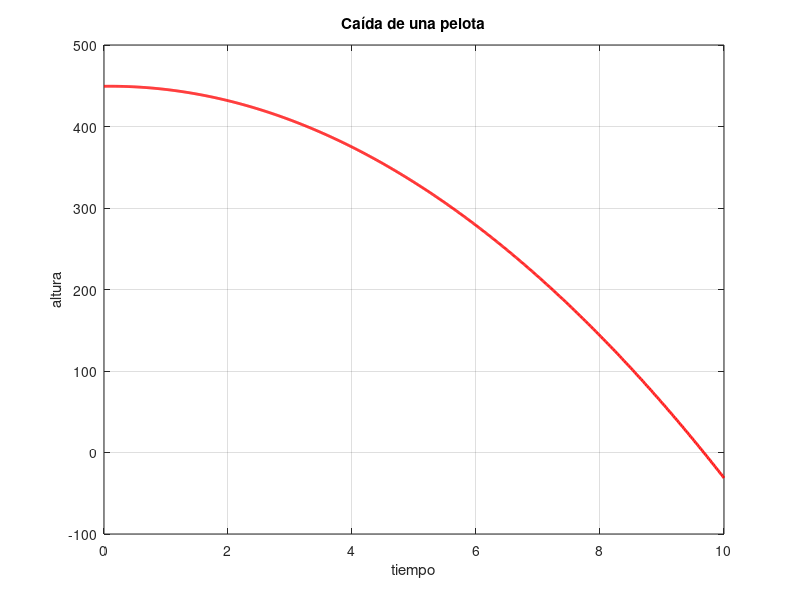

MATLAB code to generate this figure:
%% Instituto Tecnológico y de Estudios Superiores de Occidente
%% Cálculo Diferencial
%% Dr. Jorge Alejandro Delgado Aguiñaga
%% Primavera 2026
%% Subtema 1.2 Modelos lineales

clear all
close all
clc

clear all
close all
clc

% Datos de la tabla
tiempo = [0 1 2 3 4 5 6 7 8 9];
altura = [450 445 431 408 375 332 279 216 143 61];

t = tiempo';   % variable independiente (tiempo)
h = altura';   % variable dependiente (altura)

%% Regresión cuadrática: h(t) = b0 + b1 t + b2 t^2

X = [ones(length(t),1), t, t.^2];
Y = h;

B = inv(X'*X)*(X'*Y);

b0 = B(1)
b1 = B(2)
b2 = B(3)

% Error cuadrático total (ESS)
E   = Y - X*B;
ESS = E'*E

t=0:0.01:10;
ht=b0+b1*t+b2*t.^2;

h0=max(roots([b2 b1 b0]))
% Gráfica
figure
%plot(t, ht, 'o-', 'LineWidth', 2, 'MarkerSize', 6), hold on
plot(t,ht,'r','LineWidth', 2), hold on
%plot(t,yreg,'k','LineWidth', 2), hold on
grid on
xlabel('tiempo')
ylabel('altura')
title('Caída de una pelota')
saveas(gcf,'1_2_figura_3','epsc')
